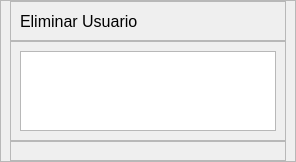
               <widget class="QWidget" name="pageE_Eliminar">
                <layout class="QHBoxLayout" name="horizontalLayout_13">
                 <property name="spacing">
                  <number>0</number>
                 </property>
                 <property name="leftMargin">
                  <number>0</number>
                 </property>
                 <property name="topMargin">
                  <number>0</number>
                 </property>
                 <property name="rightMargin">
                  <number>0</number>
                 </property>
                 <property name="bottomMargin">
                  <number>0</number>
                 </property>
                 <item>
                  <widget class="QFrame" name="frame_18">
                   <property name="minimumSize">
                    <size>
                     <width>0</width>
                     <height>0</height>
                    </size>
                   </property>
                   <property name="maximumSize">
                    <size>
                     <width>700</width>
                     <height>16777215</height>
                    </size>
                   </property>
                   <property name="frameShape">
                    <enum>QFrame::StyledPanel</enum>
                   </property>
                   <property name="frameShadow">
                    <enum>QFrame::Raised</enum>
                   </property>
                   <layout class="QVBoxLayout" name="verticalLayout_14">
                    <property name="spacing">
                     <number>0</number>
                    </property>
                    <property name="topMargin">
                     <number>0</number>
                    </property>
                    <property name="bottomMargin">
                     <number>0</number>
                    </property>
                    <item>
                     <widget class="QFrame" name="frame_19">
                      <property name="minimumSize">
                       <size>
                        <width>0</width>
                        <height>40</height>
                       </size>
                      </property>
                      <property name="maximumSize">
                       <size>
                        <width>16777215</width>
                        <height>40</height>
                       </size>
                      </property>
                      <property name="frameShape">
                       <enum>QFrame::StyledPanel</enum>
                      </property>
                      <property name="frameShadow">
                       <enum>QFrame::Raised</enum>
                      </property>
                      <layout class="QVBoxLayout" name="verticalLayout_15">
                       <item>
                        <widget class="QLabel" name="label_8">
                         <property name="font">
                          <font>
                           <pointsize>12</pointsize>
                          </font>
                         </property>
                         <property name="text">
                          <string>Eliminar Usuario</string>
                         </property>
                        </widget>
                       </item>
                      </layout>
                     </widget>
                    </item>
                    <item>
                     <widget class="QFrame" name="frame_20">
                      <property name="minimumSize">
                       <size>
                        <width>0</width>
                        <height>100</height>
                       </size>
                      </property>
                      <property name="maximumSize">
                       <size>
                        <width>16777215</width>
                        <height>100</height>
                       </size>
                      </property>
                      <property name="frameShape">
                       <enum>QFrame::StyledPanel</enum>
                      </property>
                      <property name="frameShadow">
                       <enum>QFrame::Raised</enum>
                      </property>
                      <layout class="QHBoxLayout" name="horizontalLayout_22">
                       <item>
                        <widget class="QTextBrowser" name="textBrowser_5"/>
                       </item>
                      </layout>
                     </widget>
                    </item>
                    <item>
                     <widget class="QFrame" name="frame_21">
                      <property name="frameShape">
                       <enum>QFrame::StyledPanel</enum>
                      </property>
                      <property name="frameShadow">
                       <enum>QFrame::Raised</enum>
                      </property>
                      <layout class="QHBoxLayout" name="horizontalLayout_21">
                       <item>
                        <widget class="QFrame" name="frame_29">
                         <property name="maximumSize">
                          <size>
                           <width>600</width>
                           <height>16777215</height>
                          </size>
                         </property>
                         <property name="frameShape">
                          <enum>QFrame::StyledPanel</enum>
                         </property>
                         <property name="frameShadow">
                          <enum>QFrame::Raised</enum>
                         </property>
                         <widget class="QLineEdit" name="inputCodigo_4">
                          <property name="geometry">
                           <rect>
                            <x>140</x>
                            <y>40</y>
                            <width>161</width>
                            <height>31</height>
                           </rect>
                          </property>
                          <property name="font">
                           <font>
                            <pointsize>11</pointsize>
                           </font>
                          </property>
                          <property name="text">
                           <string/>
                          </property>
                         </widget>
                         <widget class="QLabel" name="label_25">
                          <property name="geometry">
                           <rect>
                            <x>30</x>
                            <y>40</y>
                            <width>101</width>
                            <height>31</height>
                           </rect>
                          </property>
                          <property name="font">
                           <font>
                            <pointsize>12</pointsize>
                           </font>
                          </property>
                          <property name="text">
                           <string>Codigo: </string>
                          </property>
                          <property name="alignment">
                           <set>Qt::AlignRight|Qt::AlignTrailing|Qt::AlignVCenter</set>
                          </property>
                         </widget>
                         <widget class="QLabel" name="label_26">
                          <property name="geometry">
                           <rect>
                            <x>20</x>
                            <y>160</y>
                            <width>101</width>
                            <height>31</height>
                           </rect>
                          </property>
                          <property name="font">
                           <font>
                            <pointsize>12</pointsize>
                           </font>
                          </property>
                          <property name="text">
                           <string>Nombre: </string>
                          </property>
                          <property name="alignment">
                           <set>Qt::AlignRight|Qt::AlignTrailing|Qt::AlignVCenter</set>
                          </property>
                         </widget>
                         <widget class="QLabel" name="label_27">
                          <property name="geometry">
                           <rect>
                            <x>20</x>
                            <y>220</y>
                            <width>101</width>
                            <height>31</height>
                           </rect>
                          </property>
                          <property name="font">
                           <font>
                            <pointsize>12</pointsize>
                           </font>
                          </property>
                          <property name="text">
                           <string>Cargo: </string>
                          </property>
                          <property name="alignment">
                           <set>Qt::AlignRight|Qt::AlignTrailing|Qt::AlignVCenter</set>
                          </property>
                         </widget>
                         <widget class="QPushButton" name="btn_insertData_8">
                          <property name="geometry">
                           <rect>
                            <x>370</x>
                            <y>230</y>
                            <width>161</width>
                            <height>31</height>
                           </rect>
                          </property>
                          <property name="font">
                           <font>
                            <pointsize>12</pointsize>
                           </font>
                          </property>
                          <property name="text">
                           <string>Cancelar</string>
                          </property>
                         </widget>
                         <widget class="QPushButton" name="btn_insertData_10">
                          <property name="geometry">
                           <rect>
                            <x>370</x>
                            <y>160</y>
                            <width>161</width>
                            <height>31</height>
                           </rect>
                          </property>
                          <property name="font">
                           <font>
                            <pointsize>12</pointsize>
                           </font>
                          </property>
                          <property name="text">
                           <string>Eliminar</string>
                          </property>
                         </widget>
                         <widget class="Line" name="line_6">
                          <property name="geometry">
                           <rect>
                            <x>330</x>
                            <y>150</y>
                            <width>21</width>
                            <height>121</height>
                           </rect>
                          </property>
                          <property name="orientation">
                           <enum>Qt::Vertical</enum>
                          </property>
                         </widget>
                         <widget class="QPushButton" name="btn_insertData_11">
                          <property name="geometry">
                           <rect>
                            <x>370</x>
                            <y>40</y>
                            <width>161</width>
                            <height>31</height>
                           </rect>
                          </property>
                          <property name="font">
                           <font>
                            <pointsize>12</pointsize>
                           </font>
                          </property>
                          <property name="text">
                           <string>Buscar</string>
                          </property>
                         </widget>
                         <widget class="Line" name="line_8">
                          <property name="geometry">
                           <rect>
                            <x>50</x>
                            <y>110</y>
                            <width>481</width>
                            <height>20</height>
                           </rect>
                          </property>
                          <property name="orientation">
                           <enum>Qt::Horizontal</enum>
                          </property>
                         </widget>
                         <widget class="QLabel" name="label_29">
                          <property name="geometry">
                           <rect>
                            <x>140</x>
                            <y>160</y>
                            <width>161</width>
                            <height>31</height>
                           </rect>
                          </property>
                          <property name="font">
                           <font>
                            <pointsize>12</pointsize>
                           </font>
                          </property>
                          <property name="styleSheet">
                           <string notr="true">background-color: rgb(210, 221, 255);</string>
                          </property>
                          <property name="text">
                           <string>Nombre: </string>
                          </property>
                          <property name="alignment">
                           <set>Qt::AlignLeading|Qt::AlignLeft|Qt::AlignVCenter</set>
                          </property>
                         </widget>
                         <widget class="QLabel" name="label_30">
                          <property name="geometry">
                           <rect>
                            <x>140</x>
                            <y>220</y>
                            <width>161</width>
                            <height>31</height>
                           </rect>
                          </property>
                          <property name="font">
                           <font>
                            <pointsize>12</pointsize>
                           </font>
                          </property>
                          <property name="styleSheet">
                           <string notr="true">background-color: rgb(210, 221, 255);</string>
                          </property>
                          <property name="text">
                           <string>Nombre: </string>
                          </property>
                          <property name="alignment">
                           <set>Qt::AlignLeading|Qt::AlignLeft|Qt::AlignVCenter</set>
                          </property>
                         </widget>
                        </widget>
                       </item>
                      </layout>
                     </widget>
                    </item>
                   </layout>
                  </widget>
                 </item>
                </layout>
               </widget>
